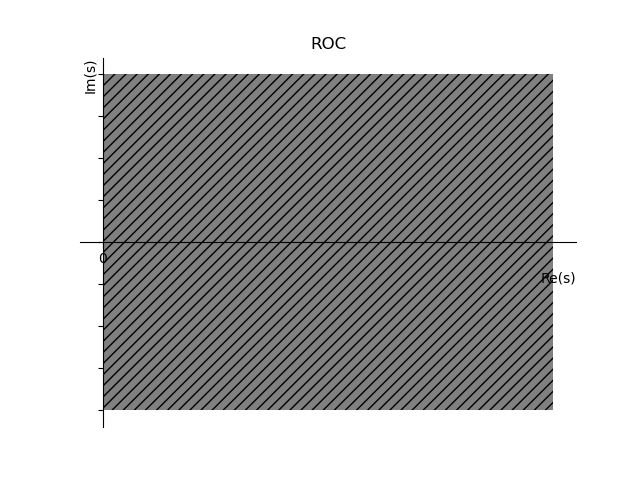

Reproduce this figure in Python.

import numpy as np
import matplotlib.pyplot as plt

x = [0,4,4,0,0]
y = [4,4,-4,-4,4]


plt.fill_between(x,y,hatch="///",facecolor='grey')
ax = plt.gca()
ax.spines['top'].set_color('none')
ax.spines['left'].set_position('zero')
ax.spines['right'].set_color('none')
ax.spines['bottom'].set_position('zero')
ax.set_xlabel('Re(s)',loc='right')
ax.set_ylabel('Im(s)',loc='top')
plt.setp(ax.get_yticklabels(), visible=False)
plt.xticks([0])
plt.title('ROC')
#plt.savefig('../figs/2.4.png')
#plt.savefig('Circuits/figs/2.4.eps')
#plt.savefig('Circuits/figs/2.4.pdf')
plt.show()
